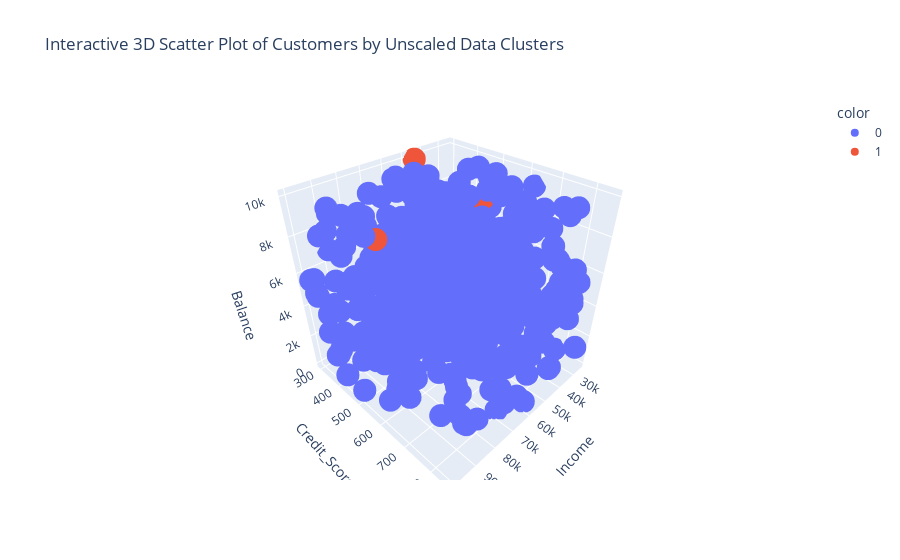

Notebook code for this chart:
### Code cell
# SCALED DATA
import plotly.express as px

# Define the columns for the 3D scatter plot
x_col = 'Income'
y_col = 'Credit_Score'
z_col = 'Balance'

# Create an interactive 3D scatter plot using Plotly Express
fig = px.scatter_3d(df,
                    x=x_col,
                    y=y_col,
                    z=z_col,
                    color=df['Cluster_Scaled'].astype(str), # Color points by Unscaled Data cluster, explicitly as string for discrete colors
                    title='Interactive 3D Scatter Plot of Customers by Unscaled Data Clusters')

fig.show()

### Figure 1 — Plotly figure (JSON) as saved in the notebook; plotly's stock layout.template omitted (floating-point values rounded to 4 significant figures; data arrays with more than 128 entries replaced by an {"elided": "..."} marker saying what was removed)
{"data": [{"hovertemplate": "color=0<br>Income=%{x}<br>Credit_Score=%{y}<br>Balance=%{z}<extra></extra>", "legendgroup": "0", "marker": {"color": "#636efa", "symbol": "circle"}, "mode": "markers", "name": "0", "scene": "scene", "showlegend": true, "type": "scatter3d", "x": {"elided": "497 float values"}, "y": {"elided": "497 int values"}, "z": {"elided": "497 float values"}}, {"hovertemplate": "color=1<br>Income=%{x}<br>Credit_Score=%{y}<br>Balance=%{z}<extra></extra>", "legendgroup": "1", "marker": {"color": "#EF553B", "symbol": "circle"}, "mode": "markers", "name": "1", "scene": "scene", "showlegend": true, "type": "scatter3d", "x": [46210.0, 41000.0, 92870.0], "y": [305, 540, 567], "z": [9922.0, 8811.0, 9410.0]}], "layout": {"legend": {"title": {"text": "color"}, "tracegroupgap": 0}, "scene": {"domain": {"x": [0, 1], "y": [0, 1]}, "xaxis": {"title": {"text": "Income"}}, "yaxis": {"title": {"text": "Credit_Score"}}, "zaxis": {"title": {"text": "Balance"}}}, "title": {"text": "Interactive 3D Scatter Plot of Customers by Unscaled Data Clusters"}}}
